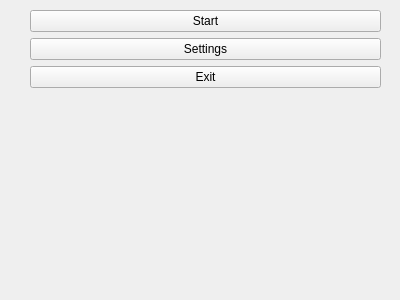
<?xml version="1.0" encoding="UTF-8"?>
<ui version="4.0">
 <class>MenuPage</class>
 <widget class="QWidget" name="MenuPage">
  <property name="geometry">
   <rect>
    <x>0</x>
    <y>0</y>
    <width>400</width>
    <height>300</height>
   </rect>
  </property>
  <property name="windowTitle">
   <string>Form</string>
  </property>
  <widget class="QWidget" name="verticalLayoutWidget">
   <property name="geometry">
    <rect>
     <x>30</x>
     <y>10</y>
     <width>351</width>
     <height>271</height>
    </rect>
   </property>
   <layout class="QVBoxLayout" name="verticalLayout">
    <property name="sizeConstraint">
     <enum>QLayout::SetMaximumSize</enum>
    </property>
    <item>
     <widget class="QPushButton" name="startButton">
      <property name="text">
       <string>Start</string>
      </property>
     </widget>
    </item>
    <item>
     <widget class="QPushButton" name="settingsButton">
      <property name="text">
       <string>Settings</string>
      </property>
     </widget>
    </item>
    <item>
     <widget class="QPushButton" name="exitButton">
      <property name="text">
       <string>Exit</string>
      </property>
     </widget>
    </item>
   </layout>
  </widget>
 </widget>
 <resources/>
 <connections>
  <connection>
   <sender>exitButton</sender>
   <signal>clicked()</signal>
   <receiver>MenuPage</receiver>
   <slot>close()</slot>
   <hints>
    <hint type="sourcelabel">
     <x>208</x>
     <y>222</y>
    </hint>
    <hint type="destinationlabel">
     <x>370</x>
     <y>282</y>
    </hint>
   </hints>
  </connection>
 </connections>
</ui>
